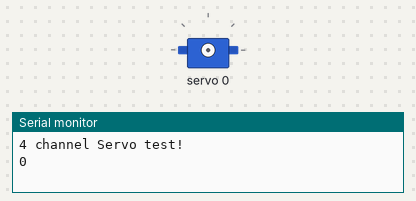
This sketch was run on a simulated Arduino Uno, built with avr-gcc and run on an emulated ATmega328P. Parts: servo, the last lines printed to the serial monitor.

Above: at 0.1 s.
At 21.01 s:
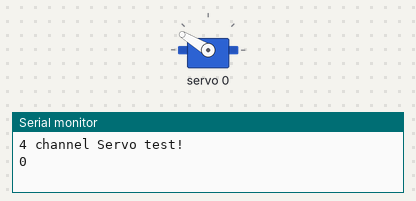
At 22.1 s:
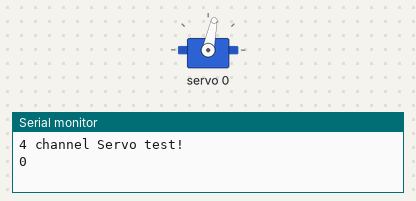
At 23.2 s:
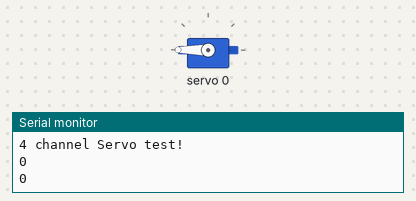
Timing chart, 0 to 24.7 s (numbered marks = the images above):
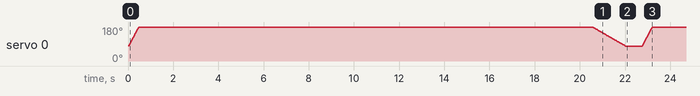

The sketch:

Robotic_Arm_with_Zio_Modules_Part_1.ino
```cpp
/***************************************************
  This is an example for our Robotic Arm Part 1 Tutorial.

  Works with our Zio 16 Servo Controller. Purchase it here:
  https://www.smart-prototyping.com/Zio-16-Servo-Controller.html

  These drivers use I2C to communicate, 2 pins are required to
  interface.

  For more tutorials visit our blog at:
  https://www.smart-prototyping.com/blog

  For enquiries email us at info@smart-prototyping.com
 ****************************************************/

#include <Wire.h>
#include <Adafruit_PWMServoDriver.h>

// called this way, it uses the default address 0x40
Adafruit_PWMServoDriver pwm = Adafruit_PWMServoDriver();
// you can also call it with a different address you want
//Adafruit_PWMServoDriver pwm = Adafruit_PWMServoDriver(0x41);
// you can also call it with a different address and I2C interface
//Adafruit_PWMServoDriver pwm = Adafruit_PWMServoDriver(&Wire, 0x40);

// Depending on your servo make, the pulse width min and max may vary, you
// want these to be as small/large as possible without hitting the hard stop
// for max range. You'll have to tweak them as necessary to match the servos you
// have!

#define SERVOMIN  330 // this is the 'minimum' pulse length count (out of 4096)
#define SERVOMAX  3000 // this is the 'maximum' pulse length count (out of 4096)

// our servo # counter
uint8_t servonum = 0;

void setup() {
  Serial.begin(9600);
  Serial.println("4 channel Servo test!");

  pwm.begin();

  pwm.setPWMFreq(60);  // Analog servos run at ~60 Hz updates

  delay(10);
}

// you can use this function if you'd like to set the pulse length in seconds
// e.g. setServoPulse(0, 0.001) is a ~1 millisecond pulse width. its not precise!
void setServoPulse(uint8_t n, double pulse) {
  double pulselength;

  pulselength = 1000000;   // 1,000,000 us per second
  pulselength /= 60;   // 60 Hz
  Serial.print(pulselength); Serial.println(" us per period");
  pulselength /= 4096;  // 12 bits of resolution
  Serial.print(pulselength); Serial.println(" us per bit");
  pulse *= 1000000;  // convert to us
  pulse /= pulselength;
  Serial.println(pulse);
  pwm.setPWM(n, 0, pulse);
}

String inString = "";    // string to hold input

void loop() {

  // Drive each servo one at a time
  Serial.println(servonum);
  for (uint16_t pulselen = SERVOMIN; pulselen < SERVOMAX; pulselen++) {
    pwm.setPWM(servonum, 0, pulselen);
    delay(1);
  }

  delay(2000);
  for (uint16_t pulselen = SERVOMAX; pulselen > SERVOMIN; pulselen--) {
    pwm.setPWM(servonum, 0, pulselen);
    delay(5);
  }

  delay(700);

}
```
